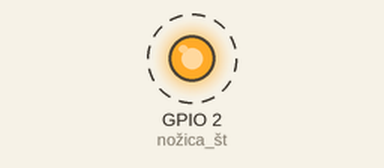
Recording of a program running on a simulated ESP32. Shown: output pins drawn as LEDs (lit = HIGH). Dashed ring = blinking.

Above: at 0.12 s.
Timing chart, 0 to 3.0 s (numbered marks = the images above):
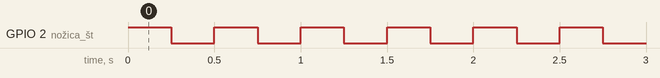

Measured:
- by itself, GPIO 2 (nožica_št): alternates HIGH for 0.25 s and LOW for 0.25 s

The program:

main.cpp
```cpp
#include <Arduino.h>

void setup() {
  // put your setup code here, to run once:
  // tu zapišemo kodo, ki se izvede le enkrat - nastavitve
  pinMode(2, OUTPUT); // nožica št. 2 bo delovala kot izhod
}

void loop() {
  // put your main code here, to run repeatedly:
  // tu zapišemo kodo, ki se ponavljajoče izvaja
  digitalWrite(2, HIGH); // na nožici 2 zapišemo visoko vrednost - LED zasveti
  delay(250); // zakasnitev izvedbe programa za specificiran čas v milisekundah, 1000 ms = 1 s
  digitalWrite(2, LOW); // na nožici 2 zapišemo nizko vrednost - LED ugasne
  delay(250); // zakasnitev izvedbe programa za specificiran čas v milisekundah, 1000 ms = 1 s
}
```
